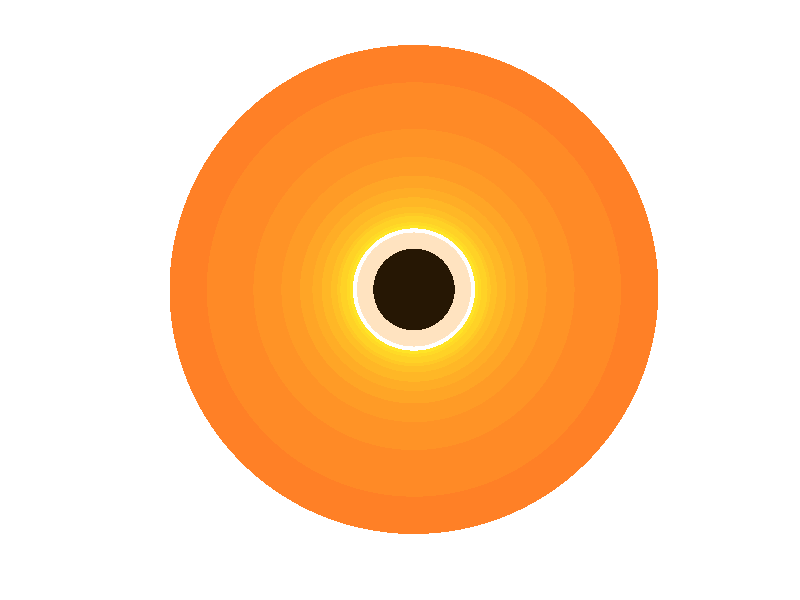

The MATLAB script that drew this image: (Note: this script raises an error after producing the figure.)
% Animated 3D Black Hole Simulation
clear; clc; close all;

% Setup dark figure
fig = figure('Color', 'k', 'Name', 'Black Hole', 'MenuBar', 'none');
set(gca, 'Color', 'k', 'XColor', 'none', 'YColor', 'none', 'ZColor', 'none');
hold on; axis equal; axis vis3d; % Fixed line

% 1. Event Horizon (The Black Sphere)
[X, Y, Z] = sphere(60);
r_eh = 1; % Schwarzschild radius
surf(r_eh*X, r_eh*Y, r_eh*Z, 'FaceColor', 'k', 'EdgeColor', 'none', 'FaceLighting', 'none');

% 2. Photon Ring (Faint glowing aura)
r_pr = 1.4;
surf(r_pr*X, r_pr*Y, r_pr*Z, 'FaceColor', [1 0.6 0.1], 'EdgeColor', 'none', 'FaceAlpha', 0.15);

% 3. Accretion Disk (Plasma)
theta = linspace(0, 2*pi, 120);
r = linspace(1.5, 6, 60);
[THETA, R] = meshgrid(theta, r);
Xd = R .* cos(THETA);
Yd = R .* sin(THETA);
% Color intensity (hotter closer to the event horizon)
Intensity = 1 ./ (R.^1.5);

% Plot the disk
hDisk = surf(Xd, Yd, zeros(size(Xd)), Intensity, 'EdgeColor', 'none', 'FaceAlpha', 0.85);
colormap(hot); % Fire colors
clim([0, max(Intensity(:))*0.6]); 

% Camera setup
campos([12 12 4]);
camtarget([0 0 0]);
camva(35); % Zoom

disp('Close the figure window to stop the animation.');

% Animation Loop: Rotate camera and warp the accretion disk
t = 0;
while isgraphics(fig)
    t = t + 0.1;
    
    % Simulate relativistic plasma turbulence by warping the Z-axis of the disk
    Zd = 0.3 * sin(4*THETA - t) .* exp(-0.4*R);
    hDisk.ZData = Zd;
    
    % Rotate the camera slowly
    camorbit(0.5, 0.1, 'camera'); 
    
    drawnow;
    pause(0.015);
end
